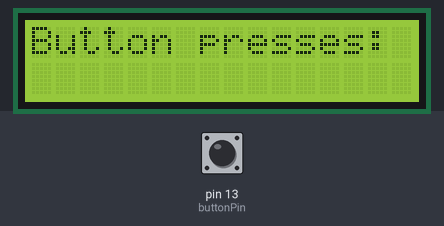
Simulated run of this sketch. Board: Arduino Uno, built with avr-gcc and run on an emulated ATmega328P. On the bench: 16×2 character LCD. The inputs (shaded band) are chosen by the test bench; at power-on: pin 13 (buttonPin) LOW. What the sketch prints to the serial monitor is not drawn.

Above: at 1.2 s.
1.3 s: pin 13 (buttonPin) pulled HIGH for 0.15 s
At 2.1 s:
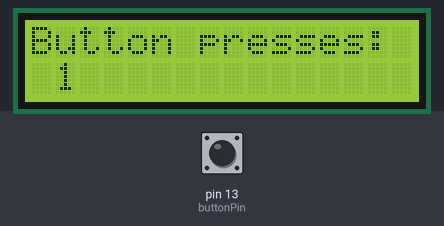
2.9 s: pin 13 (buttonPin) pulled HIGH for 1 s
At 3.3 s:
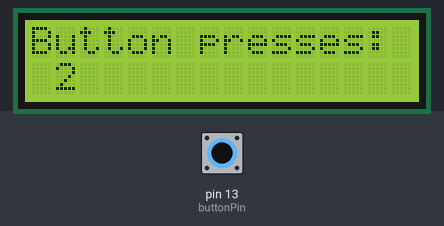
5.4 s: pin 13 (buttonPin) pulled HIGH for 0.15 s
At 6.4 s:
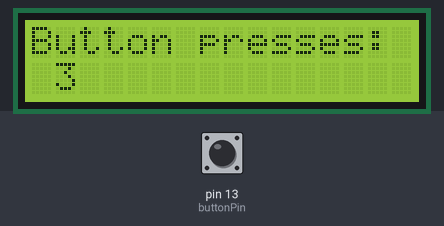
7.0 s: pin 13 (buttonPin) pulled HIGH for 1 s
At 7.6 s:
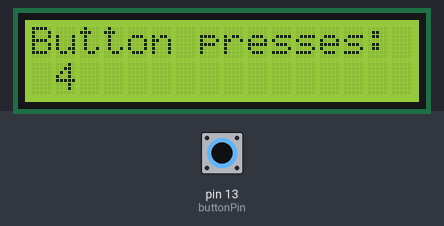
Timing chart, 0 to 7.9 s (numbered marks = the images above; inputs shaded):
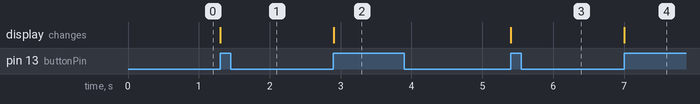

Measured:
- after the input at 1.3 s, the display: changes at once (image 1)
- after the input at 2.9 s, the display: changes at once (image 2)
- after the input at 5.4 s, the display: changes at once (image 3)
- after the input at 7.0 s, the display: changes at once (image 4)

The sketch:

LCD_Backpack-II.ino
```cpp
#include <Wire.h>
#include <LiquidCrystal_I2C.h>
LiquidCrystal_I2C lcd(0x27, 16, 2); // set the LCD address to 0x27 for a 16 chars and 2 line display.
// If 0x27 doesn't work, try 0x3F.
int buttonPin = 13; //the number of pushbutton
int buttonpushCounter = 0;
int buttonState = 0; // variable for reading the pushbutton status
int oldButtonState = 0;


void setup()
{
  lcd.init();
  lcd.backlight(); //turn on backlight
  lcd.print("Button presses:"); //print a message to the LCD
  pinMode(buttonPin, INPUT); //set buttonPin as output
  Serial.begin(9600);
}

void loop()
{
  buttonState = digitalRead(buttonPin);   // Get the current state of the button

  if (buttonState == HIGH && oldButtonState == LOW)
  {
    lcd.setCursor(1, 1); //set the cursor position
    lcd.print(++buttonpushCounter);
  }

  oldButtonState = buttonState;
  // save the current state as the last state
  //for next time through the loop
  Serial.print("");
    Serial.println(buttonpushCounter);
}
```
